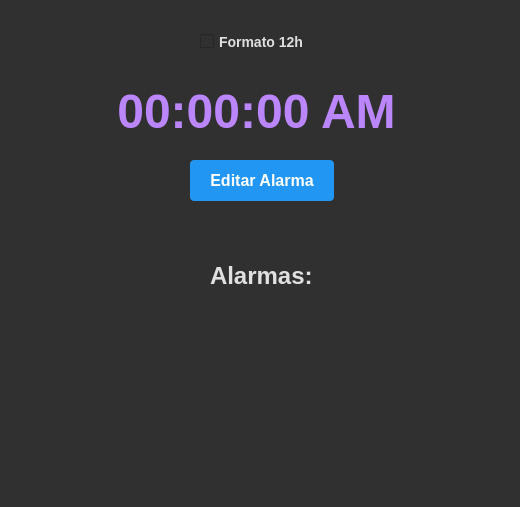
<?xml version="1.0" encoding="UTF-8"?>
<ui version="4.0">
 <class>panel_main</class>
 <widget class="QWidget" name="panel_main">
  <property name="geometry">
   <rect>
    <x>0</x>
    <y>0</y>
    <width>520</width>
    <height>507</height>
   </rect>
  </property>
  <property name="minimumSize">
   <size>
    <width>520</width>
    <height>507</height>
   </size>
  </property>
  <property name="maximumSize">
   <size>
    <width>520</width>
    <height>507</height>
   </size>
  </property>
  <property name="windowTitle">
   <string>Reloj</string>
  </property>
  <property name="styleSheet">
   <string notr="true">QWidget {
    background-color: #303030; 
    color: #e0e0e0; 
    font-size: 14px;
}

QPushButton {
    background-color: #2196f3;
    color: white;
    border: none;
    padding: 10px 20px;
    border-radius: 4px;
    font-size: 16px;
}

QPushButton:hover {
    background-color: #1976d2;
}

QPushButton:pressed {
    background-color: #1565c0;
}

QCheckBox {
    color: #e0e0e0;
}

QLabel {
    color: #e0e0e0;
    font-size: 24px;
    font-weight: bold;
}


#relojLbl {
    font-size: 48px;
    font-weight: bold;
    color: #bb86fc; 
}


#IblMensaje_2 {
    font-size: 16px;
    color: #cf6679; 
}


#panel_main {
    background-color: #1e1e1e; 
    border-radius: 8px;
    padding: 20px;
}

#panel_central {
    background-color: #272727; 
    border-radius: 4px;
    padding: 10px;
}</string>
  </property>
  <widget class="QWidget" name="widget_2" native="true">
   <property name="geometry">
    <rect>
     <x>0</x>
     <y>0</y>
     <width>521</width>
     <height>511</height>
    </rect>
   </property>
   <widget class="QCheckBox" name="chck12H">
    <property name="geometry">
     <rect>
      <x>200</x>
      <y>30</y>
      <width>144</width>
      <height>23</height>
     </rect>
    </property>
    <property name="font">
     <font>
      <pointsize>-1</pointsize>
      <bold>true</bold>
     </font>
    </property>
    <property name="text">
     <string>Formato 12h</string>
    </property>
   </widget>
   <widget class="QLabel" name="relojLbl">
    <property name="geometry">
     <rect>
      <x>90</x>
      <y>70</y>
      <width>333</width>
      <height>82</height>
     </rect>
    </property>
    <property name="font">
     <font>
      <pointsize>-1</pointsize>
      <bold>true</bold>
     </font>
    </property>
    <property name="layoutDirection">
     <enum>Qt::LayoutDirection::LeftToRight</enum>
    </property>
    <property name="text">
     <string>00:00:00 AM</string>
    </property>
    <property name="alignment">
     <set>Qt::AlignmentFlag::AlignCenter</set>
    </property>
   </widget>
   <widget class="QPushButton" name="btnActivar">
    <property name="geometry">
     <rect>
      <x>190</x>
      <y>160</y>
      <width>144</width>
      <height>41</height>
     </rect>
    </property>
    <property name="font">
     <font>
      <pointsize>-1</pointsize>
      <bold>true</bold>
     </font>
    </property>
    <property name="text">
     <string>Editar Alarma</string>
    </property>
   </widget>
   <widget class="QWidget" name="widget_3" native="true">
    <property name="geometry">
     <rect>
      <x>20</x>
      <y>240</y>
      <width>481</width>
      <height>241</height>
     </rect>
    </property>
    <widget class="QLabel" name="lblAlarma">
     <property name="geometry">
      <rect>
       <x>190</x>
       <y>10</y>
       <width>121</width>
       <height>51</height>
      </rect>
     </property>
     <property name="font">
      <font>
       <pointsize>-1</pointsize>
       <bold>true</bold>
      </font>
     </property>
     <property name="text">
      <string>Alarmas:</string>
     </property>
    </widget>
    <widget class="QWidget" name="gridLayoutWidget">
     <property name="geometry">
      <rect>
       <x>20</x>
       <y>60</y>
       <width>441</width>
       <height>151</height>
      </rect>
     </property>
     <layout class="QGridLayout" name="gridLayout_2">
      <item row="0" column="0">
       <widget class="QLabel" name="lblMensaje">
        <property name="styleSheet">
         <string notr="true">QLabel {
    color: #e0e0e0;
    font-size: 14px;
    font-weight: bold;
}</string>
        </property>
        <property name="text">
         <string/>
        </property>
       </widget>
      </item>
     </layout>
    </widget>
   </widget>
  </widget>
 </widget>
 <resources/>
 <connections/>
</ui>
